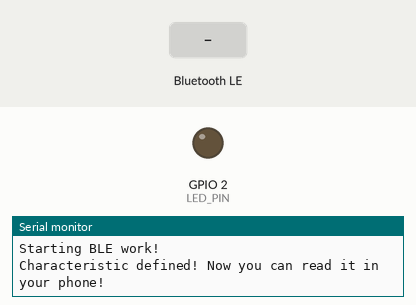
Recording of a sketch running on a simulated ESP32. Shown: output pins drawn as LEDs (lit = HIGH), the last lines printed to the serial monitor. Inputs (shaded band) come from the test bench. Nothing arrives over Bluetooth unless stated; a phone connects over Bluetooth LE 3 s after start.

Above: at 1.2 s.
1.3 s: Bluetooth LE write "ON" received
At 2.3 s:
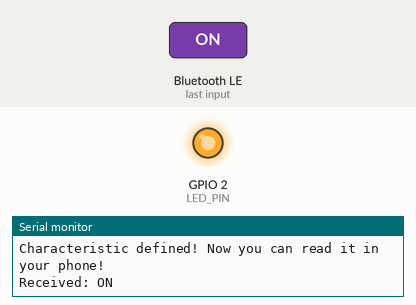
4.5 s: Bluetooth LE write "OFF" received
At 5.9 s:
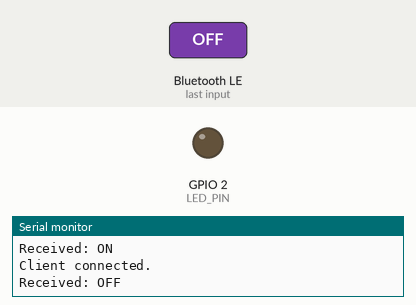
Timing chart, 0 to 7.5 s (numbered marks = the images above; inputs shaded):
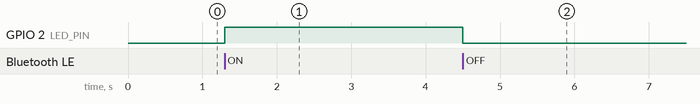

Measured:
- after the input at 1.3 s, GPIO 2 (LED_PIN): LOW → HIGH at once
- after the input at 4.5 s, GPIO 2 (LED_PIN): HIGH → LOW at once

The sketch:

gattServerBLE.ino
```cpp
#include <BLEDevice.h>
#include <BLEUtils.h>
#include <BLEServer.h>

#define SERVICE_UUID        "4fafc201-1fb5-459e-8fcc-c5c9c331914b"
#define CHARACTERISTIC_UUID "beb5483e-36e1-4688-b7f5-ea07361b26a8"
#define LED_PIN 2  // Define the pin for LED 2

BLECharacteristic *pCharacteristic;

// Cài đặt cho BLE Server
class MyServerCallbacks : public BLEServerCallbacks {
  void onConnect(BLEServer* pServer) {
    Serial.println("Client connected.");
  }

  void onDisconnect(BLEServer* pServer) {
    Serial.println("Client disconnected.");
    // Start advertising again when client disconnects
    BLEDevice::startAdvertising();
    Serial.println("Restarted advertising.");
  }
};

// Callback cho BLE Characteristic
class MyCharacteristicCallbacks : public BLECharacteristicCallbacks {
  void onWrite(BLECharacteristic* pCharacteristic) {
    String value = pCharacteristic->getValue();

    if (value == "ON") {
      Serial.println("Received: ON");
      digitalWrite(LED_PIN, HIGH);  // Turn LED 2 ON
    } else if (value == "OFF") {
      Serial.println("Received: OFF");
      digitalWrite(LED_PIN, LOW);  // Turn LED 2 OFF
    }
  }
};

void setup() {
  Serial.begin(115200);
  Serial.println("Starting BLE work!");

  pinMode(LED_PIN, OUTPUT);  // Set the LED pin as output
  digitalWrite(LED_PIN, LOW); // Ensure LED is initially OFF

  BLEDevice::init("Long name works now");
  BLEServer *pServer = BLEDevice::createServer();
  pServer->setCallbacks(new MyServerCallbacks());

  BLEService *pService = pServer->createService(SERVICE_UUID);
  pCharacteristic = pService->createCharacteristic(CHARACTERISTIC_UUID, BLECharacteristic::PROPERTY_READ | BLECharacteristic::PROPERTY_WRITE);

  pCharacteristic->setCallbacks(new MyCharacteristicCallbacks());  // Set the callback for the characteristic

  pCharacteristic->setValue("Hello World says Neil");
  pService->start();

  BLEAdvertising *pAdvertising = BLEDevice::getAdvertising();
  pAdvertising->addServiceUUID(SERVICE_UUID);
  pAdvertising->setScanResponse(true);
  pAdvertising->setMinPreferred(0x06);  // functions that help with iPhone connections issue
  pAdvertising->setMinPreferred(0x12);
  BLEDevice::startAdvertising();
  Serial.println("Characteristic defined! Now you can read it in your phone!");
}

void loop() {
  // Kiểm tra xem có dữ liệu nào từ Serial Monitor không
  if (Serial.available() > 0) {
    String receivedValue = Serial.readStringUntil('\n'); // Đọc chuỗi từ Serial Monitor

    // Set giá trị này vào BLE Characteristic
    pCharacteristic->setValue(receivedValue.c_str()); // Set giá trị từ Serial Monitor
    pCharacteristic->notify(); // Thông báo giá trị mới đến GATT client

    Serial.print("Set value to: ");
    Serial.println(receivedValue);
  }

  delay(200); // Độ trễ để giảm tải cho vi điều khiển
}
```
